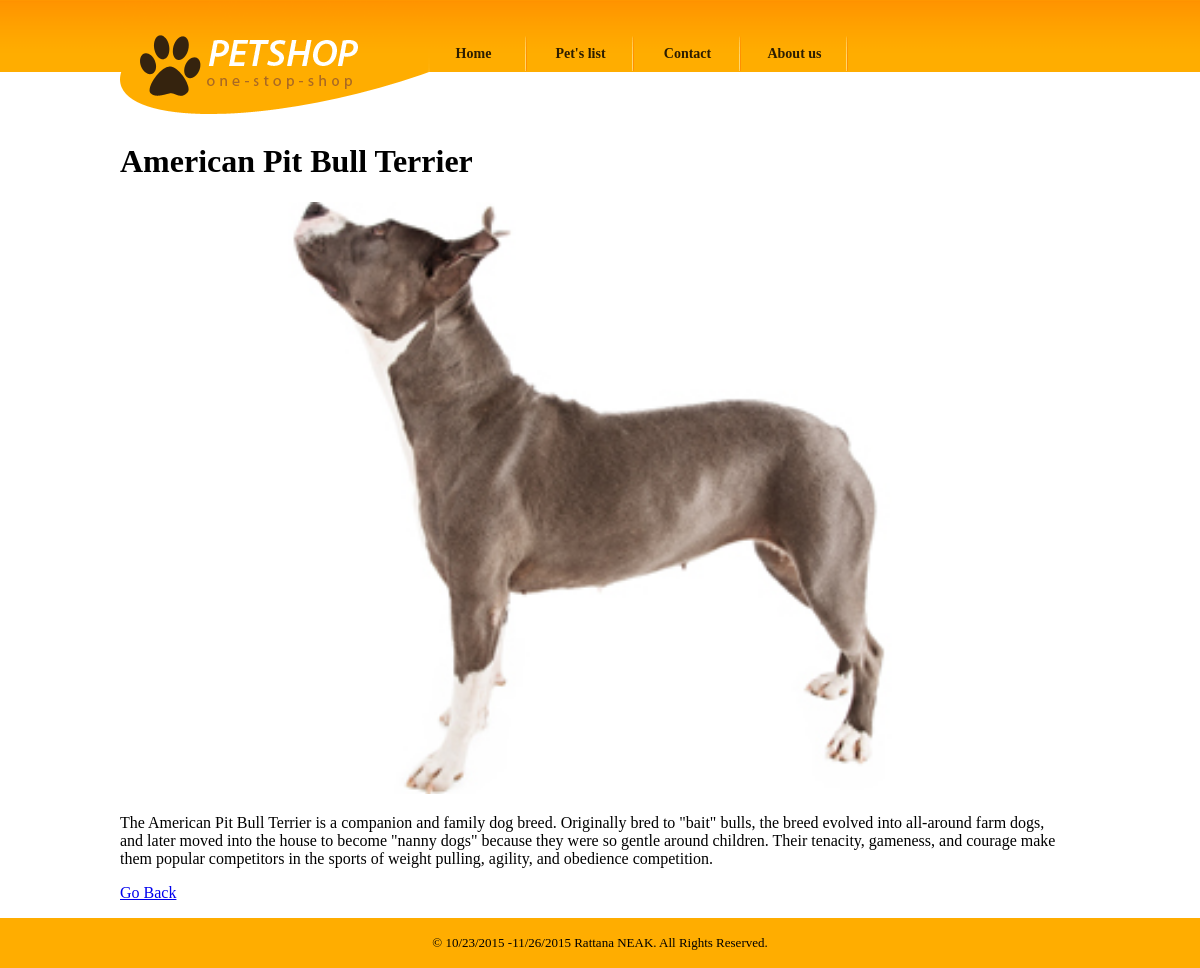
The page /pet_view.php?id=2 on the database its author committed.
### tables this page shows
CREATE TABLE `petshop` (
  `id` int(11) NOT NULL AUTO_INCREMENT,
  `name` tinytext NOT NULL,
  `description` text NOT NULL,
  `img_path` tinytext NOT NULL,
  `link` tinytext NOT NULL,
  PRIMARY KEY (`id`)
);

### pet_view.php (the view, shortened to what this page needs)
<?php include 'includes/config.php';?>
<?php
if(isset($_GET['id']))
{
    $id = (int)$_GET['id'];
}else{
    header('Location:customers_list.php');
}
$sql = "select * from petshop where id=$id";
$iConn = mysqli_connect(DB_HOST,DB_USER,DB_PASSWORD,DB_NAME);
$result = mysqli_query($iConn,$sql);
if(mysqli_num_rows($result) > 0)
{
    while ($row = mysqli_fetch_assoc($result))
        {
            $name = stripcslashes($row['name']);
            $description = stripcslashes($row['description']);
            $pageID = $name;
            $img = $row['img_path'];
        }
}else{
    $Feedback = '<p>This pet does not exitst</p>';
}
?>
<?php include 'includes/header.php';?>
<h1><?=$pageID?></h1>
<?php
if($Feddback == '')
{
echo '<img class="my-img-detail" src="img/'.$img.'"/>';
echo '<p>'.$description.'</p>';
}else{
    echo $Feddback;
}
 echo '<p><a href="pet_list.php">Go Back</a></p>';
?>
<?php include 'includes/footer.php'?>

### css/style.css (style rules this page uses)
body { margin:0; padding:0; background: url("../images/bg-body.gif"); background-repeat:repeat-x; }
#header ul.navigation li { float:left; height:35px; width:107px; }
.my-img-detail { width: 100%; }

### rows shown on the page
petshop: name "American Pit Bull Terrier", img_path (picture), description "The American Pit Bull Terrier is a companion and family dog breed. Originally bred to \"bait\" bulls, the breed evolved into all-around farm dogs, and later moved into the house to become \"nanny dogs\" because they were so gentle around children. Their tenacity, gameness, and courage make them popular competitors in the sports of weight pulling, agility, and obedience competition."

### other values the page prints
$label "Home"
$label "Pet's list"
$label "Contact"
$label "About us"
